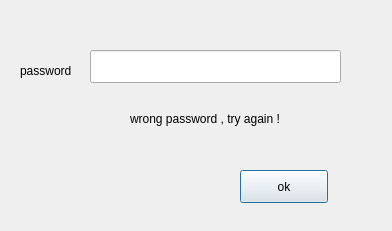
<?xml version="1.0" encoding="UTF-8"?>
<ui version="4.0">
 <class>Key</class>
 <widget class="QDialog" name="Key">
  <property name="geometry">
   <rect>
    <x>0</x>
    <y>0</y>
    <width>392</width>
    <height>231</height>
   </rect>
  </property>
  <property name="windowTitle">
   <string>Dialog</string>
  </property>
  <widget class="QLabel" name="label">
   <property name="geometry">
    <rect>
     <x>20</x>
     <y>60</y>
     <width>71</width>
     <height>21</height>
    </rect>
   </property>
   <property name="text">
    <string>password</string>
   </property>
  </widget>
  <widget class="QLineEdit" name="lineEdit">
   <property name="geometry">
    <rect>
     <x>90</x>
     <y>50</y>
     <width>251</width>
     <height>33</height>
    </rect>
   </property>
  </widget>
  <widget class="QLabel" name="label_2">
   <property name="geometry">
    <rect>
     <x>130</x>
     <y>110</y>
     <width>181</width>
     <height>17</height>
    </rect>
   </property>
   <property name="text">
    <string>wrong password , try again !</string>
   </property>
  </widget>
  <widget class="QPushButton" name="pushButton">
   <property name="geometry">
    <rect>
     <x>240</x>
     <y>170</y>
     <width>88</width>
     <height>33</height>
    </rect>
   </property>
   <property name="text">
    <string>ok</string>
   </property>
  </widget>
 </widget>
 <resources/>
 <connections>
  <connection>
   <sender>pushButton</sender>
   <signal>clicked()</signal>
   <receiver>Key</receiver>
   <slot>verify()</slot>
   <hints>
    <hint type="sourcelabel">
     <x>283</x>
     <y>179</y>
    </hint>
    <hint type="destinationlabel">
     <x>364</x>
     <y>147</y>
    </hint>
   </hints>
  </connection>
 </connections>
 <slots>
  <slot>verify()</slot>
 </slots>
</ui>
